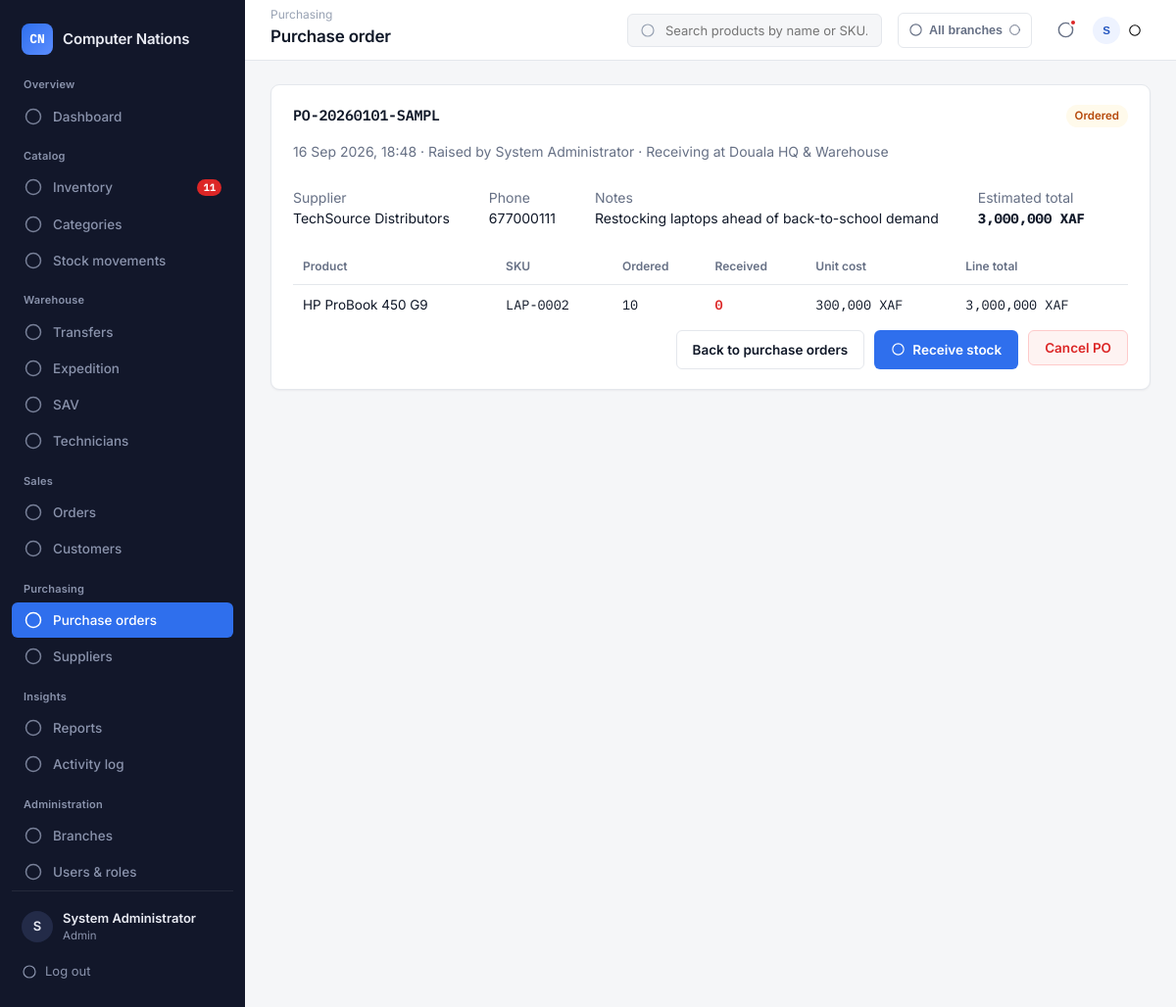
The app's page /modules/purchasing/view.php?id=1 (signed in) with its own data.
### tables this page shows
CREATE TABLE purchase_orders (
    id INT AUTO_INCREMENT PRIMARY KEY,
    po_number VARCHAR(30) NOT NULL UNIQUE,
    branch_id INT NOT NULL,                 
    supplier_id INT NOT NULL,
    user_id INT NOT NULL,                   
    status ENUM('draft','ordered','partially_received','received','cancelled') NOT NULL DEFAULT 'draft',
    notes VARCHAR(255) DEFAULT NULL,
    received_by INT DEFAULT NULL,           
    cancelled_by INT DEFAULT NULL,
    created_at TIMESTAMP DEFAULT CURRENT_TIMESTAMP,
    received_at DATETIME DEFAULT NULL,
    FOREIGN KEY (branch_id) REFERENCES branches(id),
    FOREIGN KEY (supplier_id) REFERENCES suppliers(id),
    FOREIGN KEY (user_id) REFERENCES users(id)
);

CREATE TABLE users (
    id INT AUTO_INCREMENT PRIMARY KEY,
    full_name VARCHAR(100) NOT NULL,
    username VARCHAR(50) NOT NULL UNIQUE,
    email VARCHAR(120) NOT NULL UNIQUE,
    phone VARCHAR(30) DEFAULT NULL,
    password VARCHAR(255) NOT NULL,         
    role_id INT NOT NULL,
    branch_id INT DEFAULT NULL,
    avatar VARCHAR(255) DEFAULT NULL,
    status ENUM('active','suspended') NOT NULL DEFAULT 'active',
    reset_token_hash VARCHAR(255) DEFAULT NULL,    
    reset_token_expires DATETIME DEFAULT NULL,
    last_login DATETIME DEFAULT NULL,
    created_at TIMESTAMP DEFAULT CURRENT_TIMESTAMP,
    FOREIGN KEY (role_id) REFERENCES roles(id),
    FOREIGN KEY (branch_id) REFERENCES branches(id) ON DELETE SET NULL
);

CREATE TABLE branches (
    id INT AUTO_INCREMENT PRIMARY KEY,
    name VARCHAR(100) NOT NULL,
    town_id INT NOT NULL,
    address VARCHAR(255) DEFAULT NULL,
    phone VARCHAR(30) DEFAULT NULL,
    is_active TINYINT(1) NOT NULL DEFAULT 1,
    created_by INT DEFAULT NULL,
    created_at TIMESTAMP DEFAULT CURRENT_TIMESTAMP,
    FOREIGN KEY (town_id) REFERENCES towns(id)
);

CREATE TABLE suppliers (
    id INT AUTO_INCREMENT PRIMARY KEY,
    name VARCHAR(120) NOT NULL,
    contact_person VARCHAR(100) DEFAULT NULL,
    phone VARCHAR(30) DEFAULT NULL,
    email VARCHAR(120) DEFAULT NULL,
    address VARCHAR(255) DEFAULT NULL,
    created_by INT DEFAULT NULL,
    created_at TIMESTAMP DEFAULT CURRENT_TIMESTAMP
);

CREATE TABLE purchase_order_items (
    id INT AUTO_INCREMENT PRIMARY KEY,
    po_id INT NOT NULL,
    product_id INT NOT NULL,
    quantity_ordered INT NOT NULL,
    quantity_received INT NOT NULL DEFAULT 0,
    unit_cost DECIMAL(12,2) NOT NULL,
    FOREIGN KEY (po_id) REFERENCES purchase_orders(id) ON DELETE CASCADE,
    FOREIGN KEY (product_id) REFERENCES products(id)
);

CREATE TABLE products (
    id INT AUTO_INCREMENT PRIMARY KEY,
    sku VARCHAR(40) NOT NULL UNIQUE,
    name VARCHAR(150) NOT NULL,
    category_id INT DEFAULT NULL,
    supplier_id INT DEFAULT NULL,
    cost_price DECIMAL(12,2) NOT NULL DEFAULT 0,
    selling_price DECIMAL(12,2) NOT NULL DEFAULT 0,
    default_reorder_level INT NOT NULL DEFAULT 5,
    image VARCHAR(255) DEFAULT NULL,
    status ENUM('active','discontinued') NOT NULL DEFAULT 'active',
    created_by INT DEFAULT NULL,
    created_at TIMESTAMP DEFAULT CURRENT_TIMESTAMP,
    updated_at TIMESTAMP DEFAULT CURRENT_TIMESTAMP ON UPDATE CURRENT_TIMESTAMP,
    FOREIGN KEY (category_id) REFERENCES categories(id) ON DELETE SET NULL,
    FOREIGN KEY (supplier_id) REFERENCES suppliers(id) ON DELETE SET NULL
);

### modules/purchasing/view.php (the view, shortened to what the rows shown need)
<?php
require_once __DIR__ . '/../../config/config.php';
$pageTitle = 'Purchase order';
$id = (int)($_GET['id'] ?? 0);
$stmt = $pdo->prepare(
    "SELECT po.*, s.name AS supplier_name, s.phone AS supplier_phone, s.email AS supplier_email,
            u.full_name AS staff_name, b.name AS branch_name, ru.full_name AS receiver_name, cu.full_name AS canceller_name
     FROM purchase_orders po
     JOIN suppliers s ON s.id = po.supplier_id
     JOIN users u ON u.id = po.user_id
     JOIN branches b ON b.id = po.branch_id
     LEFT JOIN users ru ON ru.id = po.received_by
     LEFT JOIN users cu ON cu.id = po.cancelled_by
     WHERE po.id = ?"
);
$stmt->execute([$id]);
$po = $stmt->fetch();
$items = $pdo->prepare(
    "SELECT poi.*, p.name AS product_name, p.sku
     FROM purchase_order_items poi JOIN products p ON p.id = poi.product_id
     WHERE poi.po_id = ?"
);
$items->execute([$id]);
$items = $items->fetchAll();
$totalCost = array_sum(array_map(fn($i) => $i['quantity_ordered'] * $i['unit_cost'], $items));
require_once __DIR__ . '/../../includes/header.php';
?>
<section class="panel panel-wide">
  <div class="detail-header">
    <div>
      <h2 class="mono"><?= clean($po['po_number']) ?></h2>
      <p class="muted"><?= date('d M Y, H:i', strtotime($po['created_at'])) ?> · Raised by <?= clean($po['staff_name']) ?> · Receiving at <?= clean($po['branch_name']) ?></p>
    </div>
    <span class="badge badge-<?= clean($po['status']) ?>"><?= clean(str_replace('_', ' ', $po['status'])) ?></span>
  </div>
  <div class="detail-grid">
    <div><span class="muted">Supplier</span><br><?= clean($po['supplier_name']) ?></div>
    <?php if ($po['supplier_phone']): ?><div><span class="muted">Phone</span><br><?= clean($po['supplier_phone']) ?></div><?php endif; ?>
    <?php if ($po['notes']): ?><div><span class="muted">Notes</span><br><?= clean($po['notes']) ?></div><?php endif; ?>
    <div><span class="muted">Estimated total</span><br><strong class="mono"><?= formatMoney($totalCost) ?></strong></div>
  </div>
  <div class="data-table-wrap">
  <table class="data-table">
    <thead><tr><th>Product</th><th>SKU</th><th>Ordered</th><th>Received</th><th>Unit cost</th><th>Line total</th></tr></thead>
    <tbody>
      <?php foreach ($items as $item): ?>
      <tr>
        <td><?= clean($item['product_name']) ?></td>
        <td class="mono"><?= clean($item['sku']) ?></td>
        <td class="mono"><?= (int)$item['quantity_ordered'] ?></td>
        <td class="mono <?= $item['quantity_received'] < $item['quantity_ordered'] ? 'num-danger' : '' ?>"><?= (int)$item['quantity_received'] ?></td>
        <td class="mono"><?= formatMoney($item['unit_cost']) ?></td>
        <td class="mono"><?= formatMoney($item['quantity_ordered'] * $item['unit_cost']) ?></td>
      </tr>
      <?php endforeach; ?>
    </tbody>
  </table>
  </div>
</section>
<?php require_once __DIR__ . '/../../includes/footer.php'; ?>

### includes/header.php (shortened to what the rows shown need)
<?php
require_once __DIR__ . '/icons.php';
$user = currentUser();
?>
<!DOCTYPE html>
<html lang="en">
<head>
<link rel="stylesheet" href="<?= BASE_URL ?>assets/css/style.css">
</head>
<body>
<div class="app-shell">
  <aside class="sidebar" id="sidebar">
    <div class="sidebar-footer">
      <div class="user-chip">
        <div class="user-avatar"><?= strtoupper(substr($user['full_name'], 0, 1)) ?></div>
        <div>
          <div class="user-name"><?= clean($user['full_name']) ?></div>
          <div class="user-role"><?= clean($user['role_name']) ?></div>
        </div>
      </div>
    </div>
  </aside>
  <div class="main-area">
    <header class="topbar">
      <div class="page-title-wrap">
        <h1 class="page-title"><?= isset($pageTitle) ? clean($pageTitle) : 'Dashboard' ?></h1>
      </div>
      <div class="topbar-actions">
        <div class="dropdown">
          <button type="button" class="user-menu-trigger dropdown-trigger">
            <div class="user-avatar"><?= strtoupper(substr($user['full_name'], 0, 1)) ?></div>
            <?= icon('chevron', 14) ?>
          </button>
        </div>
      </div>
    </header>
    <main class="content">

### records on screen
purchase_orders: user.full_name "S", user.full_name "System Administrator", po_number "PO-20260101-SAMPL", created_at "16 Sep 2026, 18:48", branch.name "Douala HQ & Warehouse", status "Ordered", supplier.name "TechSource Distributors", supplier.phone "677000111", notes "Restocking laptops ahead of back-to-school demand"
purchase_order_items: formatMoney($totalCost) "3,000,000 XAF", product.name "HP ProBook 450 G9", product.sku "LAP-0002", quantity_ordered "10", quantity_received "0", unit_cost "300,000 XAF", formatMoney($item['quantity_ordered'] * $item['unit_cost']) "3,000,000 XAF"

### other values on screen
$notifCount "11"
$user['role_name'] "Admin"
str_replace('-', ' ', $currentDir) "Purchasing"
$pageTitle "Purchase order"
getBranchLabel($activeBranchId, $pdo) "All branches"
